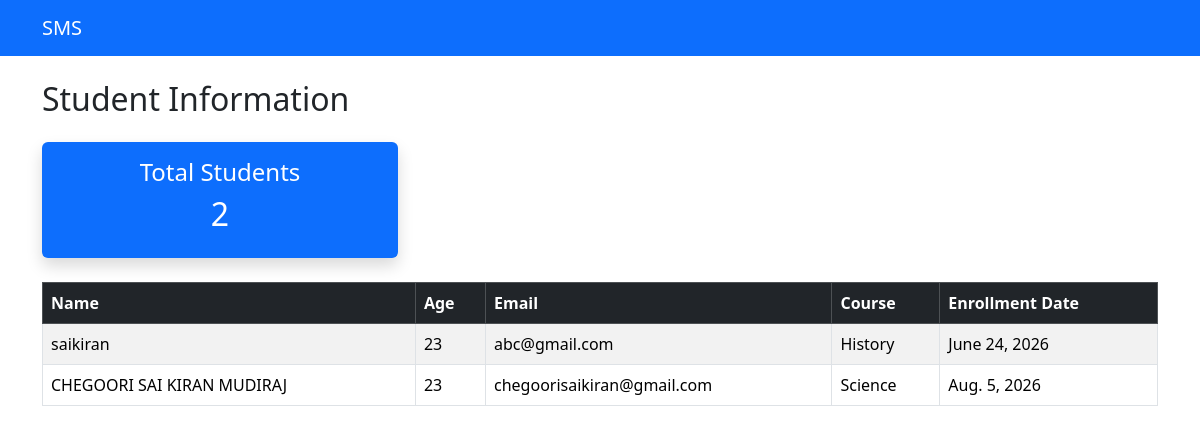
The page /student/ on the database its author committed.
### school/models.py (models this page shows, shortened)
class Student(models.Model):
    COURSE_CHOICES = [
        ('Math', 'Math'),
        ('Science', 'Science'),
        ('English', 'English'),
        ('History', 'History'),
        ('Computer Science', 'Computer Science'),
        ('All subjects', 'All subjects'),
    ]
    name = models.CharField(max_length=150)
    age = models.IntegerField()
    email = models.EmailField()
    course = models.CharField(max_length=100, choices=COURSE_CHOICES)
    enrollment_date = models.DateField()

### school/views.py (the view)
# urls.py: path('student/', views.student_view, name='student_view'),
def student_view(request):
    students = Student.objects.all()
    return render(request, 'student_view/student_view.html', {
        'students': students
    })

### templates/student_view/student_view.html (shortened to what this page needs)
{% extends 'student_view/student_base.html' %}
{% block content %}
<!DOCTYPE html>
<html lang="en">
<head>
</head>
<body>
    <h2>Student Information</h2>
<div class="row my-4">
    <div class="col-md-4">
        <div class="card shadow border-0 bg-primary text-white">
            <div class="card-body text-center">
                <h4>Total Students</h4>
                <h2>{{ students|length }}</h2>
            </div>
        </div>
    </div>
</div>
<table class="table table-bordered table-striped">
    <thead class="table-dark">
        <tr>
            <th>Name</th>
            <th>Age</th>
            <th>Email</th>
            <th>Course</th>
            <th>Enrollment Date</th>
        </tr>
    </thead>
    <tbody>
        {% for student in students %}
        <tr>
            <td>{{ student.name }}</td>
            <td>{{ student.age }}</td>
            <td>{{ student.email }}</td>
            <td>{{ student.course }}</td>
            <td>{{ student.enrollment_date }}</td>
        </tr>
        {% empty %}
        <tr>
            <td colspan="5" class="text-center">
                No students found.
            </td>
        </tr>
        {% endfor %}
    </tbody>
</table>
</body>
</html>
{% endblock %}

### templates/student_view/student_base.html (shortened to what this page needs)
<!DOCTYPE html>
<html lang="en">
<head>
    <link href="https://cdn.jsdelivr.net/npm/bootstrap@5.3.8/dist/css/bootstrap.min.css" rel="stylesheet">
</head>
<body>
<nav class="navbar navbar-expand-lg navbar-dark bg-primary">
    <div class="container">
        <a class="navbar-brand" href="{% url 'home' %}">SMS</a>
    </div>
</nav>
<div class="container mt-4">
    {% block content %}
    {% endblock %}
</div>
</body>
</html>

### rows shown on the page
Student: name "saikiran", age "23", email "abc@gmail.com", course "History", enrollment_date "June 24, 2026"
Student: name "CHEGOORI SAI KIRAN MUDIRAJ", age "23", email "chegoorisaikiran@gmail.com", course "Science", enrollment_date "Aug. 5, 2026"

### other values the page prints
{{ students|length }} "2"
